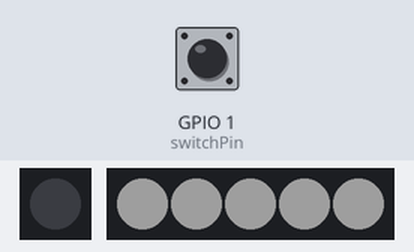
The sketch below on a simulated ESP32. Parts: 1 RGB LEDs in strip order, left to right, 5 RGB LEDs in strip order, left to right. Inputs (shaded band) come from the test bench; at power-on: GPIO 1 (switchPin) HIGH. Dim RGB values are drawn brighter than linear; EEPROM starts erased; nothing arrives over Bluetooth unless stated; a phone connects over Bluetooth LE 3 s after start; what the sketch prints to the serial monitor is not drawn.

Above: at 1.2 s.
1.3 s: GPIO 1 (switchPin) pulled LOW for 1 s
At 1.73 s:
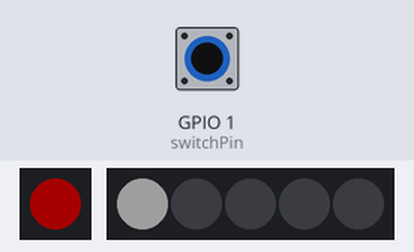
3.8 s: GPIO 1 (switchPin) pulled LOW for 3.2 s
At 5.29 s:
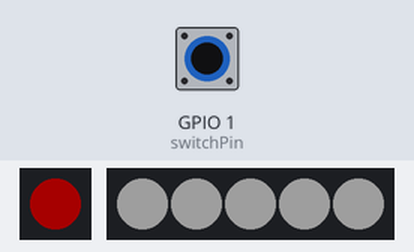
Timing chart, 0 to 8.6 s (numbered marks = the images above; inputs shaded):
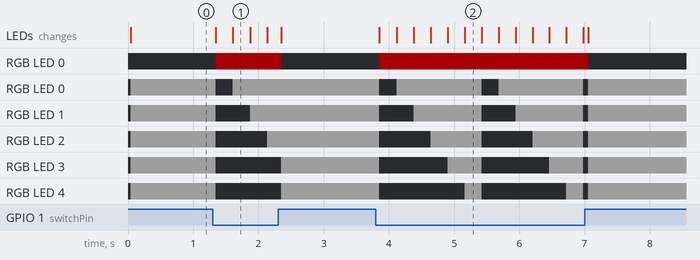

Measured:
- after the input at 1.3 s, RGB LED 0: off → RGB(40, 0, 0) after 0.05 s, → off 1.0 s later; RGB LED 0: RGB(30, 30, 30) → off after 0.05 s, → RGB(30, 30, 30) 0.26 s later
- after the input at 3.8 s, RGB LED 0: off → RGB(40, 0, 0) after 0.06 s, → off 3.2 s later; RGB LED 0: goes off 0.26 s, RGB(30, 30, 30) 1.3 s, off 0.26 s, RGB(30, 30, 30) 1.3 s, off 0.08 s, then RGB(30, 30, 30), starting after 0.06 s

The sketch:

BusyLight.ino
```cpp
#include <Adafruit_NeoPixel.h>
#include <BLEDevice.h>
#include <BLEServer.h>
#include <BLEUtils.h>
#include <Preferences.h>
#include <atomic>

// These UUIDs must match site/app.js. All boards use the same service.
constexpr char deviceName[] = "BusyLight-C6";
constexpr char serviceUuid[] = "7172deda-11a4-42ff-a8a4-aed654cd1902";
constexpr char frontUuid[] = "43812956-2215-4715-ac82-5daf5ef1b5d0";
constexpr char topUuid[] = "ef6ea611-33e1-4eb1-a266-1001767c4f6d";

constexpr int switchPin = D0;
constexpr int pixelCount = 5;
Adafruit_NeoPixel beacon(1, D1, NEO_GRB + NEO_KHZ800);
Adafruit_NeoPixel front(pixelCount, D2, NEO_GRB + NEO_KHZ800);
Preferences preferences;

std::atomic<uint32_t> topColor{0xFF0000};
std::atomic<uint32_t> frontColor{0xFFFFFF};
std::atomic<int32_t> pendingTop{-1};
std::atomic<int32_t> pendingFront{-1};
std::atomic<bool> deviceConnected{false};
bool wasConnected = false;
bool colorsNeedSaving = false;
unsigned long colorsChangedAt = 0;

int lastReading = HIGH;
int stableReading = -1;
unsigned long changedAt = 0;
unsigned long animationStart = 0;

bool parseColor(const String &text, uint32_t &color) {
  if (text.length() != 7 || text[0] != '#') return false;
  uint32_t parsed = 0;
  for (int i = 1; i < 7; ++i) {
    const char ch = text[i];
    int digit;
    if (ch >= '0' && ch <= '9') digit = ch - '0';
    else if (ch >= 'A' && ch <= 'F') digit = ch - 'A' + 10;
    else if (ch >= 'a' && ch <= 'f') digit = ch - 'a' + 10;
    else return false;
    parsed = (parsed << 4) | digit;
  }
  color = parsed;
  return true;
}

String colorText(uint32_t color) {
  char text[8];
  snprintf(text, sizeof(text), "#%06lX", static_cast<unsigned long>(color & 0xFFFFFF));
  return String(text);
}

class ColorCallbacks : public BLECharacteristicCallbacks {
 public:
  explicit ColorCallbacks(bool top) : isTop(top) {}

  void onWrite(BLECharacteristic *characteristic) override {
    const String value = characteristic->getValue();
    uint32_t parsed;
    if (!parseColor(value, parsed)) {
      characteristic->setValue(colorText(isTop ? topColor.load() : frontColor.load()));
      return;
    }
    (isTop ? pendingTop : pendingFront).store(static_cast<int32_t>(parsed));
    characteristic->setValue(colorText(parsed));
  }

 private:
  bool isTop;
};

class ConnectionCallbacks : public BLEServerCallbacks {
  void onConnect(BLEServer *) override { deviceConnected.store(true); }
  void onDisconnect(BLEServer *) override { deviceConnected.store(false); }
};

void setup() {
  Serial.begin(115200);
  pinMode(switchPin, INPUT_PULLUP);
  beacon.begin();
  front.begin();
  beacon.setBrightness(40);
  front.setBrightness(30);
  beacon.clear();
  front.clear();
  beacon.show();
  front.show();

  preferences.begin("busy_light", false);
  topColor.store(preferences.getUInt("top_rgb", 0xFF0000) & 0xFFFFFF);
  frontColor.store(preferences.getUInt("front_rgb", 0xFFFFFF) & 0xFFFFFF);

  BLEDevice::init(deviceName);
  BLEServer *server = BLEDevice::createServer();
  server->setCallbacks(new ConnectionCallbacks());
  BLEService *service = server->createService(serviceUuid);

  BLECharacteristic *top = service->createCharacteristic(
    topUuid, BLECharacteristic::PROPERTY_READ | BLECharacteristic::PROPERTY_WRITE
  );
  top->setCallbacks(new ColorCallbacks(true));
  top->setValue(colorText(topColor.load()));

  BLECharacteristic *frontPixels = service->createCharacteristic(
    frontUuid, BLECharacteristic::PROPERTY_READ | BLECharacteristic::PROPERTY_WRITE
  );
  frontPixels->setCallbacks(new ColorCallbacks(false));
  frontPixels->setValue(colorText(frontColor.load()));

  service->start();
  BLEAdvertising *advertising = BLEDevice::getAdvertising();
  advertising->addServiceUUID(serviceUuid);
  advertising->setScanResponse(true);
  BLEDevice::startAdvertising();
  Serial.println("BusyLight-C6 BLE ready");
}

void loop() {
  const unsigned long now = millis();
  const int32_t nextTop = pendingTop.exchange(-1);
  const int32_t nextFront = pendingFront.exchange(-1);
  if (nextTop >= 0) {
    topColor.store(static_cast<uint32_t>(nextTop));
    colorsNeedSaving = true;
    colorsChangedAt = now;
  }
  if (nextFront >= 0) {
    frontColor.store(static_cast<uint32_t>(nextFront));
    colorsNeedSaving = true;
    colorsChangedAt = now;
  }
  if (colorsNeedSaving && now - colorsChangedAt >= 1000) {
    preferences.putUInt("top_rgb", topColor.load());
    preferences.putUInt("front_rgb", frontColor.load());
    colorsNeedSaving = false;
  }

  const bool connected = deviceConnected.load();
  if (!connected && wasConnected) {
    delay(200);
    BLEDevice::startAdvertising();
  }
  wasConnected = connected;

  const int reading = digitalRead(switchPin);
  if (reading != lastReading) {
    lastReading = reading;
    changedAt = now;
  }
  if (now - changedAt >= 40 && reading != stableReading) {
    stableReading = reading;
    animationStart = now;
  }
  if (stableReading < 0) return;

  const uint32_t selectedTop = topColor.load();
  beacon.setPixelColor(0, stableReading == LOW
    ? beacon.Color((selectedTop >> 16) & 0xFF, (selectedTop >> 8) & 0xFF, selectedTop & 0xFF)
    : 0);
  beacon.show();

  const uint32_t selectedFront = frontColor.load();
  const uint32_t frontPixel = front.Color(
    (selectedFront >> 16) & 0xFF, (selectedFront >> 8) & 0xFF, selectedFront & 0xFF
  );
  const int lit = stableReading == HIGH
    ? pixelCount
    : ((now - animationStart) / 260) % (pixelCount + 1);
  front.clear();
  if (lit > 0) front.fill(frontPixel, 0, lit);
  front.show();
  delay(15);
}
```
